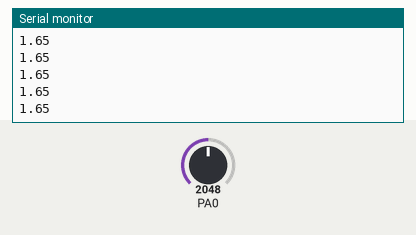
Simulated run of this sketch. Board: STM32 Blue Pill. Parts: the last lines printed to the serial monitor. The inputs (shaded band) are chosen by the test bench; at power-on: PA0 = 2048.

Above: at 1.2 s.
1.3 s: PA0 set to 2866
At 1.31 s:
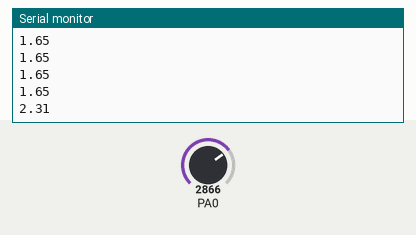
2.8 s: PA0 set to 3603
At 2.81 s:
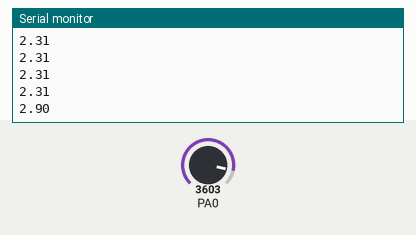
Timing chart, 0 to 5.8 s (numbered marks = the images above; inputs shaded):
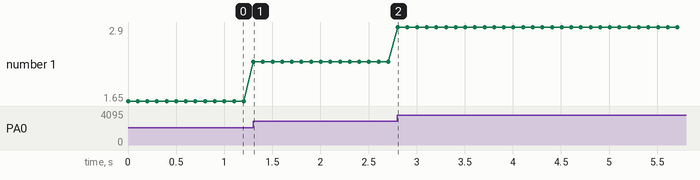

Measured:
- after the input at 1.3 s, the serial monitor: prints a new line at once (image 1)
- after the input at 2.8 s, the serial monitor: prints a new line at once (image 2)
- plotted number 1: 1.65 → 2.31 after the input at 1.3 s, 2.31 → 2.9 after the input at 2.8 s

The sketch:

wide_band.ino
```cpp
void setup() {
  Serial.begin(9600);  // Iniciar comunicación serie
}

void loop() {
  float valor = analogRead(PA0);               // Leer ADC (0–4095)
  float voltaje = (valor / 4095.0) * 3.3;      // Convertir a voltaje
  Serial.println(voltaje);                    // Imprimir voltaje para graficar
  delay(100);                                  // Tiempo entre lecturas
}
```
